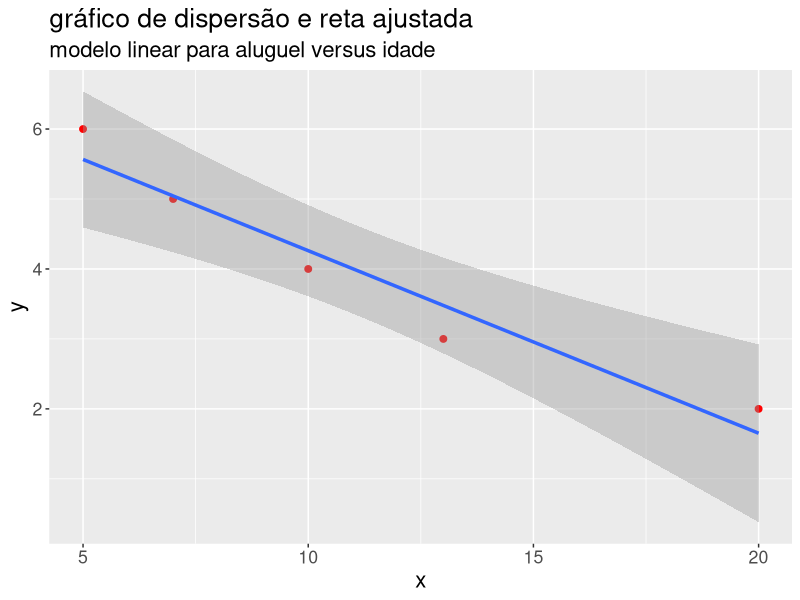
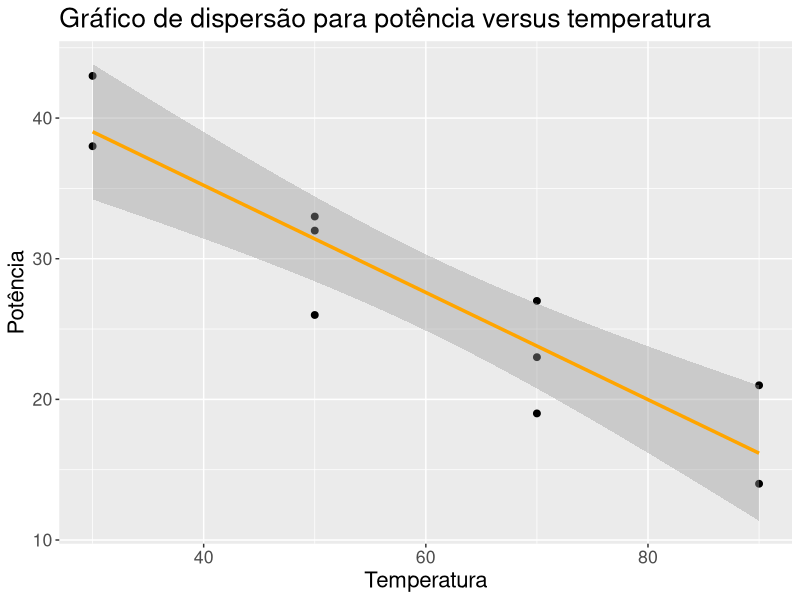
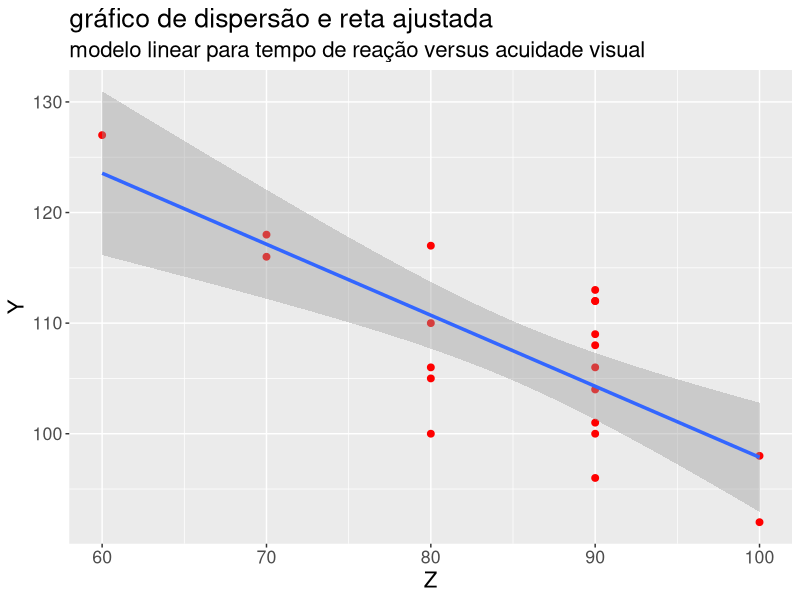
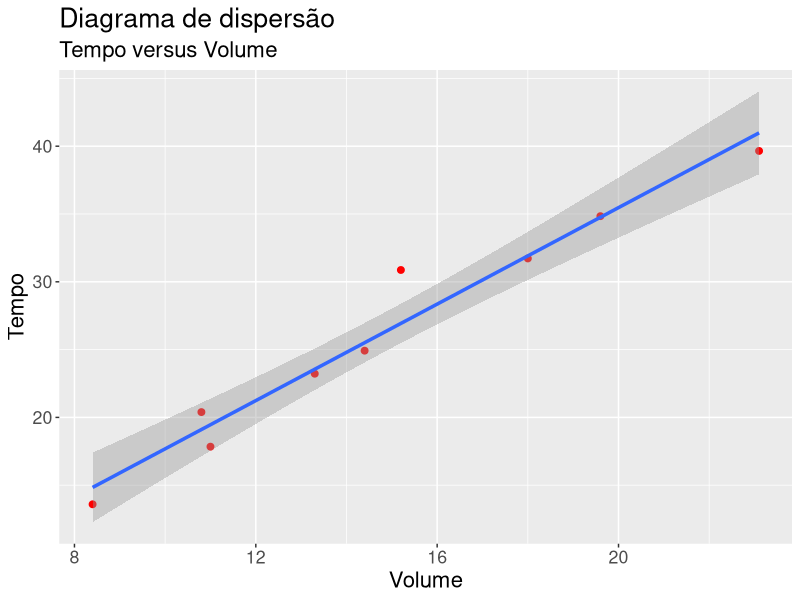
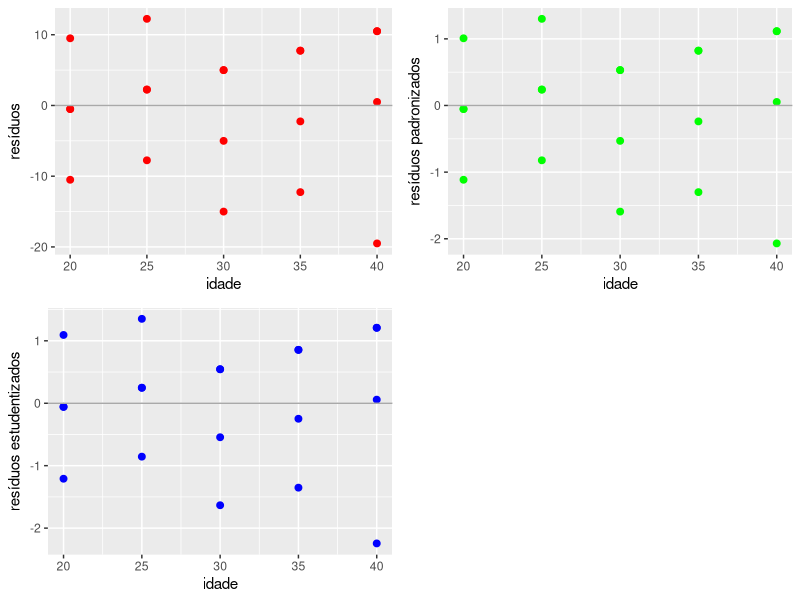
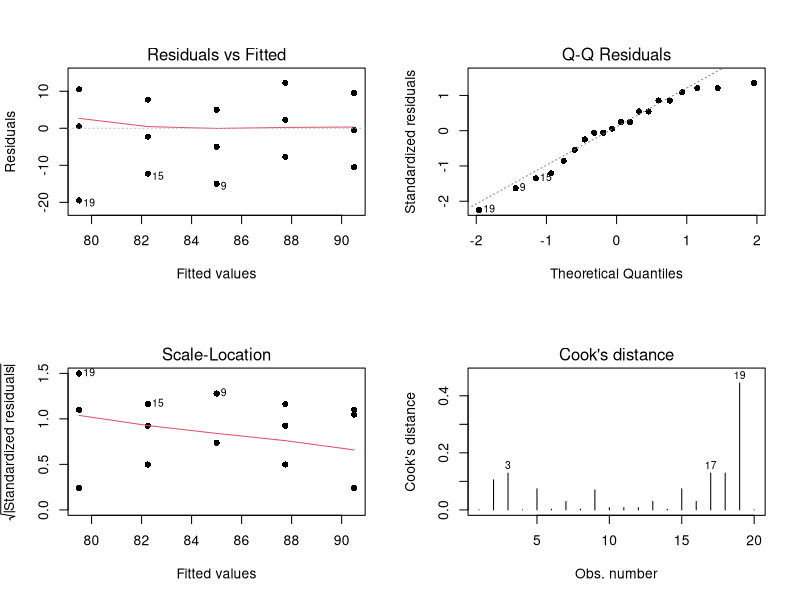
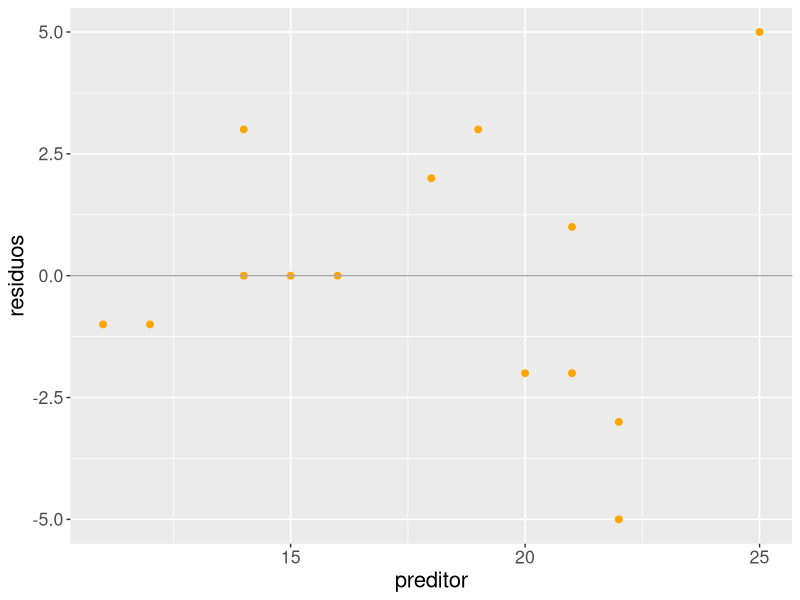
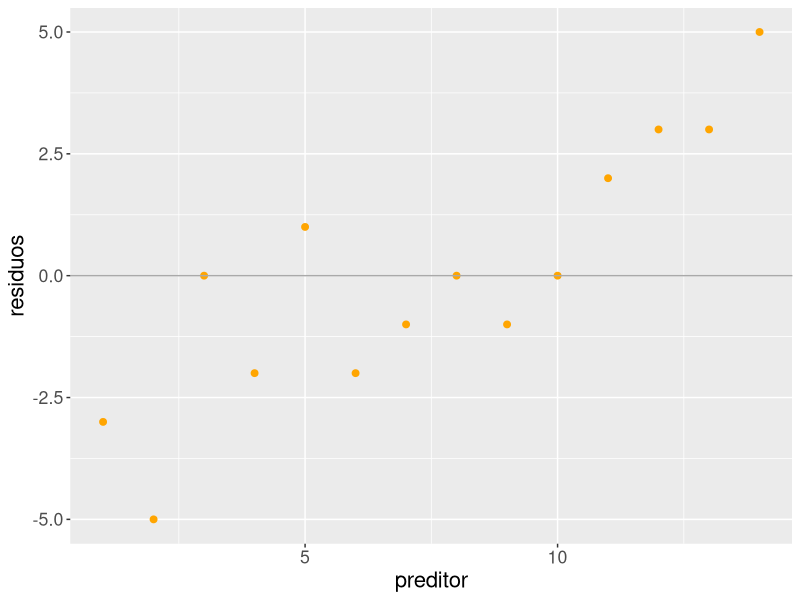

Here is the R script that generated these plots, in order:
## ---- chunk 1
knitr::opts_chunk$set(echo = TRUE)
## ---- chunk 2
library(dplyr)
library(ggplot2)
library(readxl)
library(combinat)
library(kableExtra)
## ---- chunk 3
dados = read_excel("exemplo-15.1.xlsx")
## ---- chunk 4
x = dados$X
y = dados$Y
n = nrow(dados)
## ---- chunk 5
beta_hat = (sum(x*y) - n*mean(x)*mean(y))/(sum(x^2) - n*mean(x)^2)
alpha_hat = mean(y) - beta_hat*mean(x)

alpha_hat
beta_hat
## ---- chunk 6
lm(formula = Y ~ X, dados) %>% 
  summary()
## ---- chunk 7
modelo = lm(formula = Z ~ X, dados)
modelo$coefficients
## ---- chunk 8
kable(data.frame(individuo = dados$indivíduo, X = dados$X, Z = dados$Z, e = modelo$residuals)) %>%
  kable_styling(
    full_width = F,
    bootstrap_options = c("striped", "hover", "condensed", "responsive")
  )
## ---- chunk 9
dados = data.frame(
  x = c(10, 13, 5, 7, 20),
  y = c(4, 3, 6, 5, 2)
)
## ---- chunk 10
modelo = lm(formula = y ~ x, dados)
modelo$coefficients
## ---- chunk 11
ggplot(aes(x, y), data = dados) +
  geom_point(size = 2, color = "red") +
  stat_smooth(formula = y ~ x, method = "lm", size = 1.2) + 
  labs(
    title = "gráfico de dispersão e reta ajustada",
    subtitle = "modelo linear para aluguel versus idade"
  ) + 
  theme(text = element_text(size = 16))
## ---- chunk 12
dados = data.frame(
  Pot = c(38, 43, 32, 26, 33, 19, 27, 23, 14, 21),
  Temp = c(30, 30, 50, 50, 50, 70, 70, 70, 90, 90)
)
## ---- chunk 13
ggplot(aes(x = Temp, y = Pot), data = dados) + 
  geom_point(size = 2, col = "black") + 
  geom_smooth(formula = y ~ x, size = 1.2, col = "orange", method = "lm") +
  labs(
    title = "Gráfico de dispersão para potência versus temperatura",
    x = "Temperatura",
    y = "Potência"
  ) + 
  theme(text = element_text(size = 16))
## ---- chunk 14
modelo = lm(formula = Pot ~ Temp, data = dados)

modelo$coefficients
## ---- chunk 15
dados = read_excel("exemplo-15.1.xlsx")
## ---- chunk 16
ggplot(aes(Z, Y), data = dados) +
  geom_point(size = 2, color = "red") +
  stat_smooth(formula = y ~ x, method = "lm", size = 1.2) + 
  labs(
    title = "gráfico de dispersão e reta ajustada",
    subtitle = "modelo linear para tempo de reação versus acuidade visual"
  ) + 
  theme(text = element_text(size = 16))
## ---- chunk 17
modelo = lm(formula = Y ~ Z, data = dados)

modelo$coefficients
## ---- chunk 18
dados = read_excel("exemplo-15.1.xlsx")
## ---- chunk 19
tabela = anova(lm(formula = Z ~ X, dados))
tabela
## ---- chunk 20
n = nrow(dados)
S2 = sum(tabela$`Sum Sq`)/(n-1)
S2
Se2 = tabela$`Sum Sq`[2]/(n-2)
Se2
## ---- chunk 21
rsq = tabela$`Sum Sq`[1]/sum(tabela$`Sum Sq`)
rsq
## ---- chunk 22
dados = data.frame(
  tempo = c(10.8, 14.4, 19.6, 18, 8.4, 15.2, 11, 13.3, 23.1),
  volume = c(20.39, 24.92, 34.84, 31.72, 13.59, 30.87, 17.84, 23.22, 39.65)
)
## ---- chunk 23
ggplot(aes(x = tempo, y = volume), data = dados) + 
  geom_point(size = 2, color = "red") + 
  stat_smooth(formula = y ~ x, method = "lm", size = 1.2) +
  labs(
    x = "Volume",
    y = "Tempo",
    title = "Diagrama de dispersão",
    subtitle = "Tempo versus Volume"
  ) + 
  theme(text = element_text(size = 16))
## ---- chunk 24
lm(formula = tempo ~ volume, data = dados)
## ---- chunk 25
tabela = anova(lm(formula = tempo ~ volume, data = dados))
tabela
## ---- chunk 26
n = nrow(dados)
S2 = sum(tabela$`Sum Sq`)/(n-1)
S2
Se2 = tabela$`Sum Sq`[2]/(n-2)
Se2
## ---- chunk 27
rsq = tabela$`Sum Sq`[1]/sum(tabela$`Sum Sq`)
rsq
## ---- chunk 28
dados = data.frame(
  x = c(10, 13, 5, 7, 20),
  y = c(4, 3, 6, 5, 2)
)
## ---- chunk 29
tabela = anova(lm(formula = y ~ x, dados))
tabela
## ---- chunk 30
rsq = tabela$`Sum Sq`[1]/sum(tabela$`Sum Sq`)
rsq
## ---- chunk 31
dados = data.frame(
  Pot = c(38, 43, 32, 26, 33, 19, 27, 23, 14, 21),
  Temp = c(30, 30, 50, 50, 50, 70, 70, 70, 90, 90)
)
## ---- chunk 32
tabela = anova(lm(formula = Pot ~ Temp, dados))
tabela
## ---- chunk 33
rsq = tabela$`Sum Sq`[1]/sum(tabela$`Sum Sq`)
rsq
## ---- chunk 34
lm(formula = Pot ~ Temp, dados)
## ---- chunk 35
dados = read_excel("exemplo-15.1.xlsx")
## ---- chunk 36
tabela = anova(lm(formula = Y ~ Z, data = dados))
tabela
## ---- chunk 37
rsq = tabela$`Sum Sq`[1]/sum(tabela$`Sum Sq`)
rsq
## ---- chunk 38
dados = read_excel("exemplo-15.1.xlsx")
## ---- chunk 39
lm(formula = Z ~ X, dados) %>%
  confint(parm = 2)
## ---- chunk 40
lm(formula = Z ~ X, dados) %>%
  confint(parm = 1, level = 0.90)
## ---- chunk 41
lm(formula = Z ~ X, dados) %>%
  anova()
## ---- chunk 42
lm(formula = Z ~ X, dados) %>%
  predict(newdata = data.frame(X = 28), interval = "confidence", level = 0.95)
## ---- chunk 43
lm(formula = Y ~ X, dados) %>%
  predict(newdata = data.frame(X = 28), interval = "predict", level = 0.95)
## ---- chunk 44
tabela = anova(lm(formula = Y ~ Z, data = dados))
tabela
## ---- chunk 45
tabela$`Sum Sq`[1]/sum(tabela$`Sum Sq`)
## ---- chunk 46
cat(
  "Região de aceitação:",
  qt(p = c(0.025, 0.975), df = 20-2)
)
## ---- chunk 47
pt(1.65, df = 20-2)
## ---- chunk 48
dados = read_excel("exemplo-15.1.xlsx")
## ---- chunk 49
modelo = lm(formula = Z ~ X, dados)
## ---- chunk 50
n = nrow(dados)
e = dados$Z - as.vector(modelo$fitted.values) #residuos
se = sqrt(sum(e^2)/(n-2)) #Estimador da variância dos resíduos
z = e/se #residuos padronizados
v = 1/n + (dados$X-mean(dados$X))^2/sum((dados$X-mean(dados$X))^2)
r = e/(se*sqrt(1-v)) #residuo estudentizado
## ---- chunk 51
ei = dados %>%
  ggplot(aes(x = X, y = e)) +
  geom_point(color = "red", size = 2) +
  geom_hline(yintercept = 0, color = "darkgray") + 
  labs(
    x = "idade",
    y = "resíduos"
  )

zi = dados %>%
  ggplot(aes(x = X, y = z)) +
  geom_point(color = "green", size = 2) +
  geom_hline(yintercept = 0, color = "darkgray") + 
  labs(
    x = "idade",
    y = "resíduos padronizados"
  )

ri = dados %>%
  ggplot(aes(x = X, y = r)) +
  geom_point(color = "blue", size = 2) +
  geom_hline(yintercept = 0, color = "darkgray") + 
  labs(
    x = "idade",
    y = "resíduos estudentizados"
  )

cowplot::plot_grid(ei, zi, ri)
## ---- chunk 52
par(mfrow = c(2,2))
plot(modelo, which = c(1:4), pch = 16)
## ---- chunk 53
dados = data.frame(
  preditor = c(11, 20, 14, 22, 12, 25, 15, 
               14, 19, 21, 18, 22, 16, 21
               ),
  residuo = c(-1, -2, 3, -3, -1, 5, 0,
              0, 3, -2, 2, -5, 0, 1
              ),
  ordem = c(9, 6, 13, 1, 7, 14, 8,
            3, 12, 4, 11, 2, 10, 5
            )
)
## ---- chunk 54
dados %>%
  ggplot(aes(x = preditor, y = residuo)) + 
  geom_point(size = 2, col = "orange") + 
  geom_hline(yintercept = 0, color = "darkgray") +
  labs(
    x = "preditor",
    y = "residuos"
  ) +
  theme(text = element_text(size = 16))
## ---- chunk 55
dados %>%
  ggplot(aes(x = ordem, y = residuo)) + 
  geom_point(size = 2, col = "orange") + 
  geom_hline(yintercept = 0, color = "darkgray") +
  labs(
    x = "preditor",
    y = "residuos"
  ) +
  theme(text = element_text(size = 16))
## ---- chunk 56
dados = data.frame(
  x = c(119, 155, 174, 190, 196, 233, 272, 253, 276),
  y = c(112, 152, 172, 183, 192, 228, 263, 239, 263)
)
## ---- chunk 57
modelo = lm(formula = y ~ x - 1, dados)
modelo
## ---- chunk 58
anova(modelo)
## ---- chunk 59
confint(modelo)
## ---- chunk 60
dados %>%
  ggplot(aes(x = x, y = y, dados)) +
  geom_point(size = 2, col = "orange") + 
  geom_smooth(formula = y ~ x - 1, col = "black", method = "lm") +
  labs(
    title = "Modelo linear com intercepto nulo"
  ) +
  theme(text = element_text(size = 16))
## ---- chunk 61
par(mfrow = c(2,2))
plot(modelo, which = c(1:4), pch = 16)
## ---- chunk 62
dados = read_excel("exemplo-15.1.xlsx")
## ---- chunk 63
modelo = lm(Z ~ X, dados)
modelo
## ---- chunk 64
modelo %>%
  predict(newdata = data.frame(X = 18), interval = "confidence", level = 0.95)
## ---- chunk 65
modelo %>%
  predict(newdata = data.frame(X = 30), interval = "confidence", level = 0.95)
## ---- chunk 66
modelo %>%
  predict(newdata = data.frame(X = 80), interval = "confidence", level = 0.95)
## ---- chunk 67
dados = data.frame(
  tempo = c(10.8, 14.4, 19.6, 18, 8.4, 15.2, 11, 13.3, 23.1),
  volume = c(20.39, 24.92, 34.84, 31.72, 13.59, 30.87, 17.84, 23.22, 39.65)
)
## ---- chunk 68
dados %>%
  lm(formula = tempo ~ volume) %>%
  predict(newdata = data.frame(volume = 30), interval = "confidence")
## ---- chunk 69
dados = data.frame(
  meses = c(1:10),
  erros = c(30, 28, 24, 20, 18, 14, 13, 10, 7, 6)
)
## ---- chunk 70
dados %>%
  ggplot(aes(x = meses, y = erros)) +
  geom_point(size = 2, col = "orange") + 
  stat_smooth(formula = y ~ x, method = "lm") +
  labs(
    title = "Reta de regressão linear ajustada",
    subtitle = "Método de MQO"
  ) +
  theme(text = element_text(size = 16))
## ---- chunk 71
lm(formula = erros ~ meses, dados)
## ---- chunk 72
cat(
  "(xbar, ybar) =",
  "[",
  mean(dados$meses), mean(dados$erros),
  "]"
)
## ---- chunk 73
dados %>%
  ggplot(aes(x = meses, y = erros)) +
  geom_point(size = 2, col = "orange") + 
  stat_smooth(formula = y ~ x, method = "lm") +
  geom_vline(xintercept = mean(dados$meses), col = "red") +
  geom_hline(yintercept = mean(dados$erros), col = "red") +
  labs(
    title = "Reta de regressão linear ajustada",
    subtitle = "Método de MQO"
  ) +
  theme_classic() +
  theme(text = element_text(size = 16))
## ---- chunk 74
dados %>%
  lm(formula = erros ~ meses) %>%
  predict(newdata = data.frame(meses = 5), interval = "confidence", level = 0.95)
## ---- chunk 75
dados = data.frame(
  renda = c(3, 5, 10, 20, 30, 50, 70, 100, 150, 200),
  gasto = c(1.5, 2, 6, 10, 15, 20, 25, 40, 60, 80)
)
## ---- chunk 76
modelo = lm(formula = gasto ~ renda, dados)
modelo
## ---- chunk 77
modelo %>%
  predict(newdata = data.frame(renda = 170), interval = "confidence")
## ---- chunk 78
modelo %>%
  predict(newdata = data.frame(renda = 1000), interval = "confidence")
## ---- chunk 79
predict(modelo, interval = "confidence")
## ---- chunk 80
dados = data.frame(
  X = c(0.5, 0.5, 1, 1, 1, 4, 4, 4, 4.5, 4.5, 4.5, 5, 5, 5, 5.5, 6, 6),
  Y = c(163, 182, 978, 466, 549, 495, 723, 681, 619, 1049, 1033, 890, 1522, 1194, 987, 764, 1373)
)
## ---- chunk 81
modelo = lm(formula = Y ~ X, dados)
modelo
## ---- chunk 82
tabela = anova(modelo)
tabela
## ---- chunk 83
rsq = tabela$`Sum Sq`[1]/sum(tabela$`Sum Sq`)
rsq
## ---- chunk 84
summary(modelo)
## ---- chunk 85
modelo %>%
  predict(newdata = data.frame(X = 5), interval = "confidence", level = 0.90)
## ---- chunk 86
n = nrow(dados)
S_e = sqrt(tabela$`Mean Sq`[2]) #estimativa do desvio padrão dos resíduos
alpha_hat = as.double(modelo$coefficients[1]) #parâmetro alpha estimado
t_alpha = ((alpha_hat - 300)/S_e)*sqrt(n*sum((dados$X - mean(dados$X))^2)/sum(dados$X^2))
## ---- chunk 87
pt(t_alpha, df = n-2, lower.tail = F)
## ---- chunk 88
dados = data.frame(
  pais = 15:21,
  filhos = c(15.4, 15.7, 16, 16.3, 16.6, 17, 17.3)
)
## ---- chunk 89
modelo = lm(formula = filhos ~ pais, dados)
modelo
## ---- chunk 90
dados = data.frame(
  X = c(rep(1, 4), rep(3, 5), rep(5, 3), rep(10, 4), rep(15, 4)),
  Y = c(1.1, 0.7, 1.8, 0.4, 
        3, 1.4, 4.9, 4.4, 4.5,
        7.3, 8.2, 6.2,
        12, 13.1, 12.6, 13.2,
        18.7, 19.7, 17.4, 17.1)
)
## ---- chunk 91
modelo = lm(formula = Y ~ X, dados)
modelo
## ---- chunk 92
tabela = anova(modelo)
n = nrow(dados)
S_e = sqrt(tabela$`Mean Sq`[2]) #estimativa do desvio padrão dos resíduos
beta_hat = as.double(modelo$coefficients[2]) #parâmetro beta estimado
t_beta = ((beta_hat - 1)/S_e)*sqrt(sum((dados$X - mean(dados$X))^2))
## ---- chunk 93
pt(t_beta, df = n-2, lower.tail = F)
## ---- chunk 94
x = seq(0, pi, by = 0.1)
y = sin(x)
plot(x, y, pch = 16)
## ---- chunk 95
dados = data.frame(
  Y = c(17, 21, 49, 54, 64, 48, 34, 63, 62, 72, 61, 91),
  log_X = c(rep(0.36, 4), rep(0.56, 4), rep(0.76, 4))
)
## ---- chunk 96
modelo = lm(formula = Y ~ log_X, dados)
modelo
## ---- chunk 97
tabela = anova(modelo)
tabela
## ---- chunk 98
summary(modelo)
## ---- chunk 99
dados = data.frame(
  trimestre = 1:8,
  Y = c(25, 13, 8, 20, 25, 12, 10, 15),
  X = c(11, 5, 3, 9, 12, 6, 5, 9),
  Z = c(2, 13, 16, 7, 4, 10, 13, 4)
)
## ---- chunk 100
p1 = ggplot(aes(x = X, y = Y), data = dados) + 
  geom_point(size = 2.5, col = "orange") + 
  labs(
    x = "Desp. c/ propag.",
    y = "vendas"
  ) + 
  theme(text = element_text(size = 16))

p2 = ggplot(aes(x = Z, y = Y), data = dados) + 
  geom_point(size = 2.5, col = "green") + 
  labs(
    x = "Temp. média",
    y = "vendas"
  ) + 
  theme(text = element_text(size = 16))

cowplot::plot_grid(p1, p2)
## ---- chunk 101
mod_vendas_propag = lm(Y ~ X, dados)
mod_vendas_propag
mod_vendas_temp = lm(Y ~ Z, dados)
mod_vendas_temp
## ---- chunk 102
p1 = ggplot(aes(x = X, y = Y), data = dados) + 
  geom_point(size = 2.2, col = "red") +
  stat_smooth(method = "lm", formula = y ~ x) + 
  labs(
    x = "Desp. c/ propag.",
    y = "vendas"
  ) + 
  theme(text = element_text(size = 16))

p2 = ggplot(aes(x = X, y = Z), data = dados) + 
  geom_point(size = 2.2, col = "red") + 
  stat_smooth(method = "lm", formula = y ~ x, col = "green") + 
  labs(
    x = "Temp. Média",
    y = "vendas"
  ) + 
  theme(text = element_text(size = 16))

cowplot::plot_grid(p1, p2)
## ---- chunk 103
summary(mod_vendas_propag)
summary(mod_vendas_temp)
## ---- chunk 104
cat("Previsão do modelo vendas em função do gasto com propaganda:",
    predict(mod_vendas_propag, newdata = data.frame(X = 8), interval = "confidence"),
    "\n\n",
    "Previsão do modelo vendas em função da temperatura média:",
    predict(mod_vendas_temp, newdata = data.frame(Z = 10), interval = "confidence")
    )
